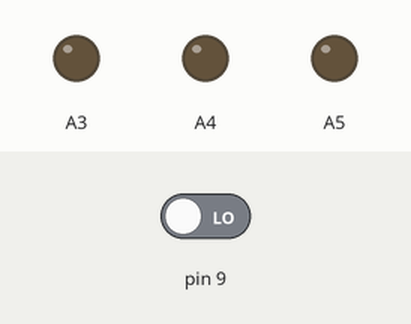
Bench run of a sketch on a simulated Arduino Uno, built with avr-gcc and run on an emulated ATmega328P. On the bench: output pins drawn as LEDs (lit = HIGH). The inputs (shaded band) are chosen by the test bench; at power-on: pin 9 LOW.

Above: at 1.2 s.
1.3 s: pin 9 driven HIGH
At 1.7 s:
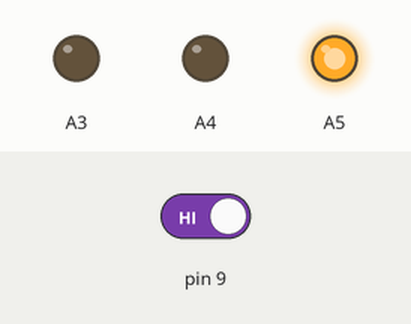
At 2.6 s:
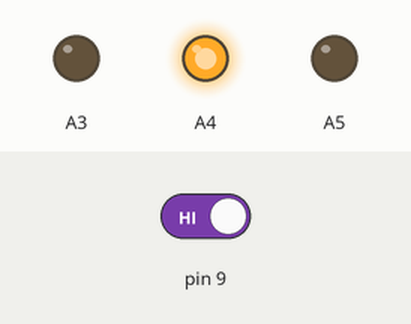
4.3 s: pin 9 driven LOW
At 5.0 s:
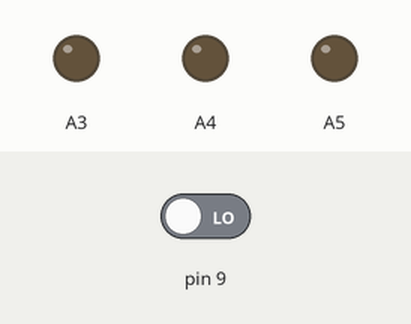
Timing chart, 0 to 7.3 s (numbered marks = the images above; inputs shaded):
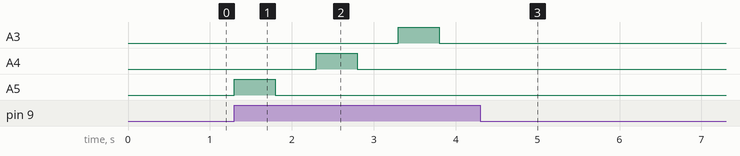

Measured:
- after the input at 1.3 s, A3: LOW → HIGH after 2.0 s, → LOW 0.50 s later; A4: LOW → HIGH after 1.0 s, → LOW 0.50 s later; A5: LOW → HIGH at once, → LOW 0.50 s later
- after the input at 4.3 s, A3–5: stops changing and stays LOW

The sketch:

HelloWorld.ino
```cpp
//Fangchun Li comment for Assignment15.
//Gabriel Y comment
//Fangchun Li comment.

void setup() {
  pinMode(A5, OUTPUT);
  pinMode(A4, OUTPUT);
  pinMode(A3, OUTPUT);
  pinMode(9, INPUT);
}


void loop() {
  if (digitalRead(9) == HIGH) {
    digitalWrite(A5, HIGH);
    delay(500);
    digitalWrite(A5, LOW);
    delay(500);

    digitalWrite(A4, HIGH);
    delay(500);
    digitalWrite(A4, LOW);
    delay(500);

    digitalWrite(A3, HIGH);
    delay(500);
    digitalWrite(A3, LOW);
    delay(500);
  } else {
    digitalWrite(A5, LOW);
    digitalWrite(A4, LOW);
    digitalWrite(A3, LOW);
  }
}
```
